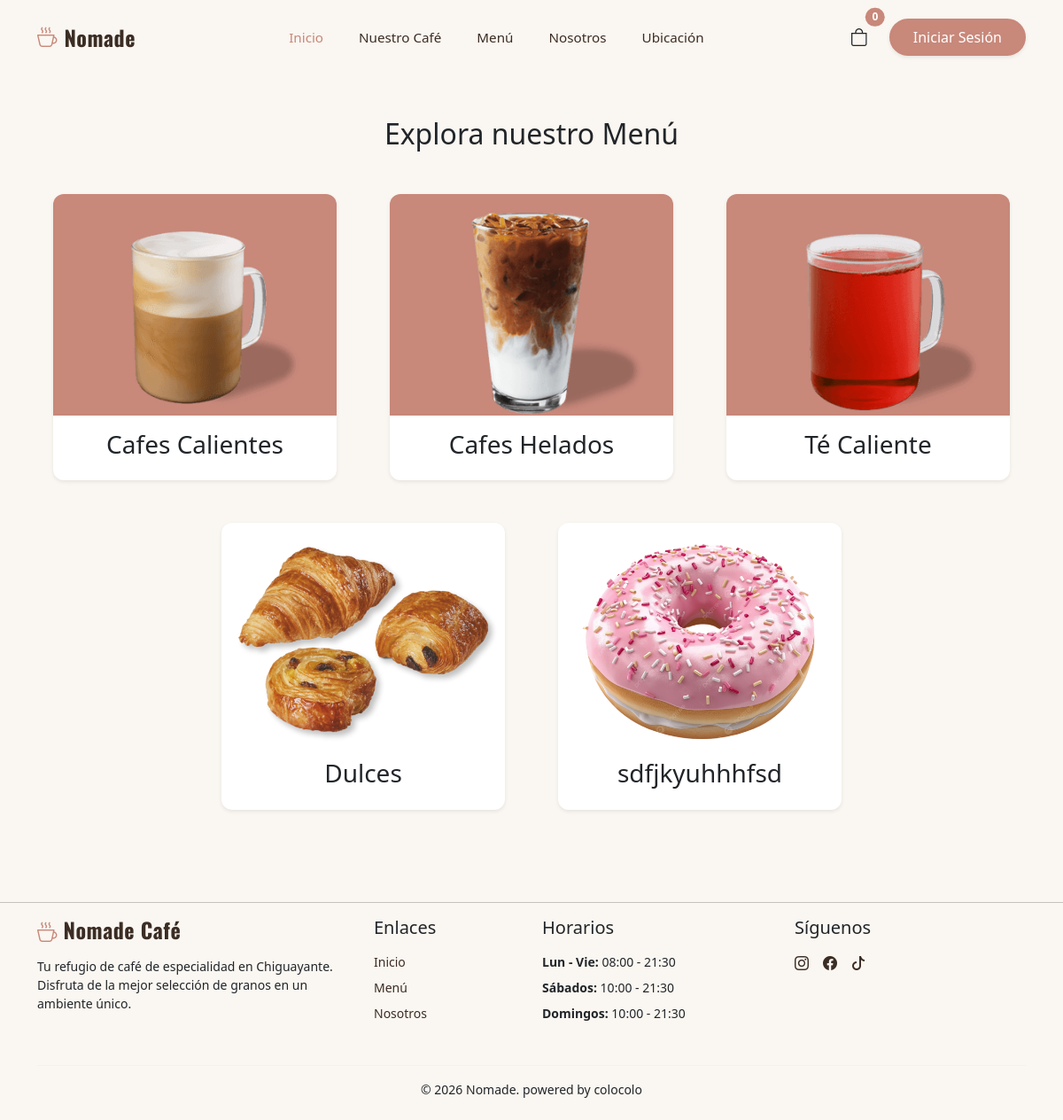
The page /menu/ on the database as committed earlier.
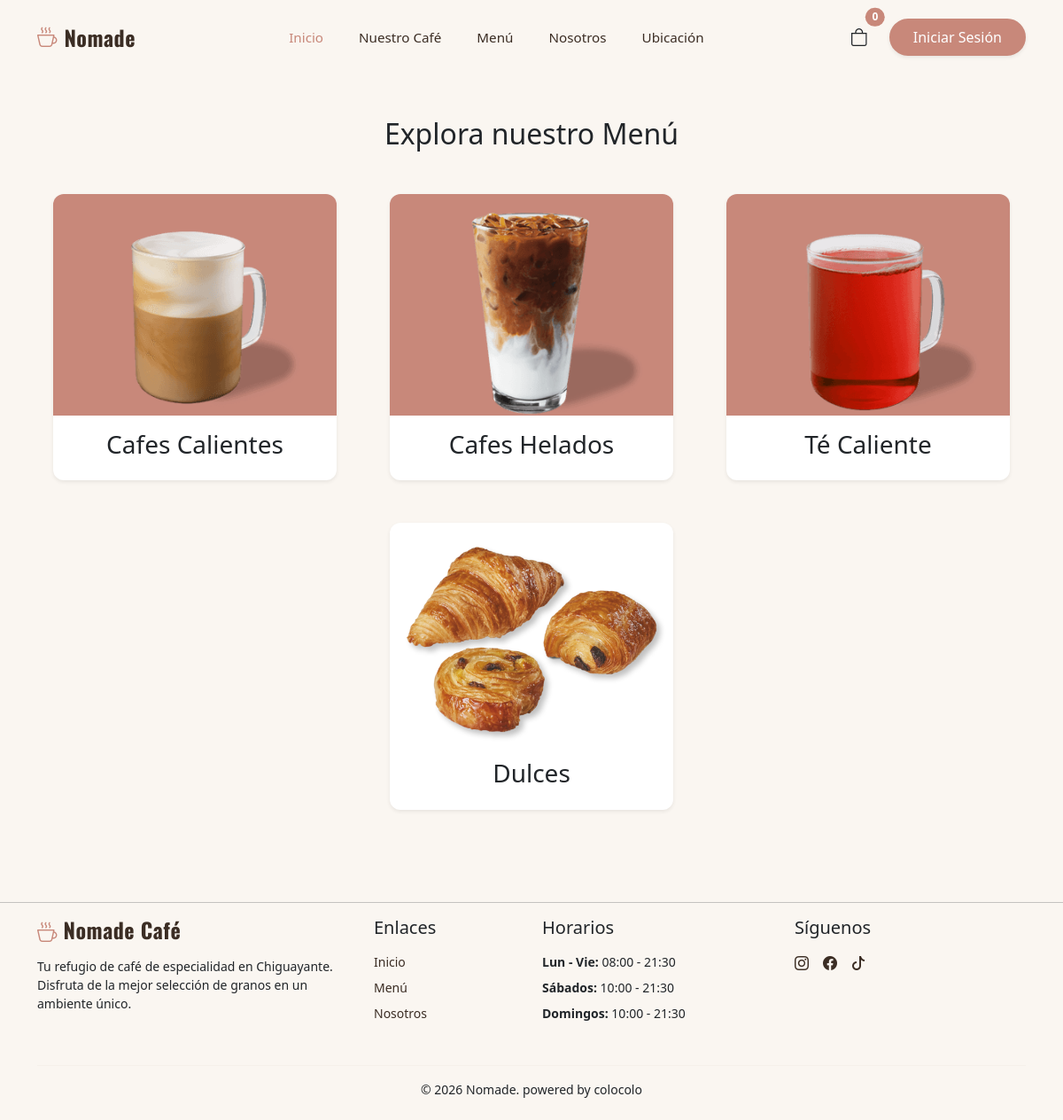
The same page on the database as committed later.
### catalogo/models.py (models this page shows, shortened)
class Categoria(models.Model):
    nombre = models.CharField( max_length=100)
    image = models.ImageField(upload_to='categorias/', null=True, blank=True)
    tiene_tamano = models.BooleanField(default=False)
    tiene_tipo_leche = models.BooleanField(default=False)

### catalogo/views.py (the view)
# urls.py: path('menu/', views.menu_view, name='menu'),
def menu_view(request):
    categorias = Categoria.objects.all()
    return render(request, 'catalogo/menu.html', {'categorias': categorias})

### catalogo/context_processors.py (called while the page is built)
def cantidad_carrito(request):
    total = 0
    if 'carrito' in request.session: # si ya hay un carrito
        for key, value in request.session['carrito'].items():
            total += value['cantidad'] # suma la cantidad de cada prod guardado
    return {'cantidad_carrito' : total} #envia la cantidad al html

### catalogo/templates/catalogo/menu.html (shortened to what this page needs)
{% extends 'catalogo/base.html' %}
{% block content%}
<h2 class="text-center font-playfair my-5">Explora nuestro Menú</h2>
<div class="container mx-auto">
    <div class="row gx-4 gy-5 justify-content-center">
        {% for cat in categorias %}
        <div class="col-md-4 col-sm-6">
            <a href="{% url 'filtro_categoria' cat.id %}" class="text-decoration-none">
                <div class="card product-card shadow-sm h-100 mx-auto" style='max-width: 320px;'>
                    {% if cat.image %}
                        <img src="{{ cat.image.url }}" class="card-img-top" alt="{{ cat.nombre }}">
                    {% endif %}
                    <div class="card-body text-center">
                        <h3 class="font-playfair text-dark">{{ cat.nombre }}</h3>
                    </div>
                </div>
            </a>
        </div>
        {% endfor %}
    </div>
</div>
{% endblock content%}

Rows that differ between the two databases and show on the page:
removed Categoria: image (picture), nombre "sdfjkyuhhhfsd"
